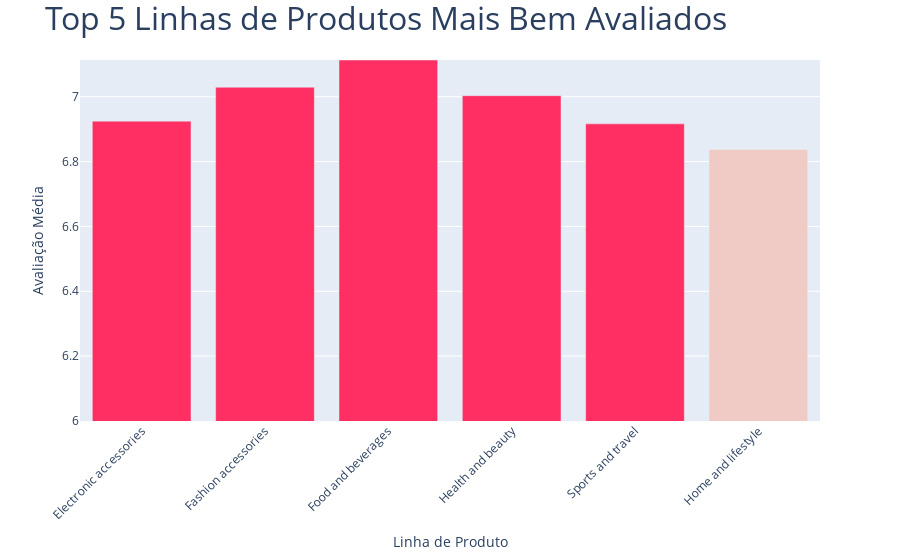

The notebook cell this image was saved under:
### Code cell
# 5 - As 5 linhas de produtos mais bem avaliados (média de rating mais alta)

average_rating = df.groupby("product_line")["rating"].mean().reset_index()
top5_product_lines = average_rating.nlargest(5, "rating").index
average_rating["is_top5"] = average_rating.index.isin(top5_product_lines)

# Grafico
color_deemphasized = [
    "#F0CBC5",
    "#FF2E63",  # Cor Forte v3 - crimson_v3
]

# Criando um gráfico de barras com Plotly
fig = px.bar(
    average_rating,
    x="product_line",
    y="rating",
    color="is_top5",
    labels={"product_line": "Linha de Produto", "rating": "Avaliação Média"},
    color_discrete_map={False: color_deemphasized[0], True: color_deemphasized[1]},
)

# Personalizando o layout do gráfico
fig.update_layout(
    xaxis_title="Linha de Produto",
    yaxis_title="Avaliação Média",
    title="Top 5 Linhas de Produtos Mais Bem Avaliados",
    title_font=dict(size=32),
    xaxis_tickangle=-45,
    autosize=True,
    # height=800,
    yaxis=dict(range=[6, average_rating["rating"].max()]),  # Definindo o limite do eixo y para o range dos valores
    showlegend=False,  # Escondendo a legenda
)

# Exibindo o gráfico
fig.show()

### Figure 1 — Plotly figure (JSON) as saved in the notebook; plotly's stock layout.template omitted (floating-point values rounded to 4 significant figures)
{"data": [{"alignmentgroup": "True", "hovertemplate": "is_top5=True<br>Linha de Produto=%{x}<br>Avaliação Média=%{y}<extra></extra>", "legendgroup": "True", "marker": {"color": "#FF2E63", "pattern": {"shape": ""}}, "name": "True", "offsetgroup": "True", "orientation": "v", "showlegend": true, "textposition": "auto", "type": "bar", "x": ["Electronic accessories", "Fashion accessories", "Food and beverages", "Health and beauty", "Sports and travel"], "xaxis": "x", "y": [6.925, 7.029, 7.113, 7.003, 6.916], "yaxis": "y"}, {"alignmentgroup": "True", "hovertemplate": "is_top5=False<br>Linha de Produto=%{x}<br>Avaliação Média=%{y}<extra></extra>", "legendgroup": "False", "marker": {"color": "#F0CBC5", "pattern": {"shape": ""}}, "name": "False", "offsetgroup": "False", "orientation": "v", "showlegend": true, "textposition": "auto", "type": "bar", "x": ["Home and lifestyle"], "xaxis": "x", "y": [6.838], "yaxis": "y"}], "layout": {"autosize": true, "barmode": "relative", "legend": {"title": {"text": "is_top5"}, "tracegroupgap": 0}, "margin": {"t": 60}, "showlegend": false, "title": {"font": {"size": 32}, "text": "Top 5 Linhas de Produtos Mais Bem Avaliados"}, "xaxis": {"anchor": "y", "domain": [0, 1], "tickangle": -45, "title": {"text": "Linha de Produto"}}, "yaxis": {"anchor": "x", "domain": [0, 1], "range": [6, 7.113], "title": {"text": "Avaliação Média"}}}}
